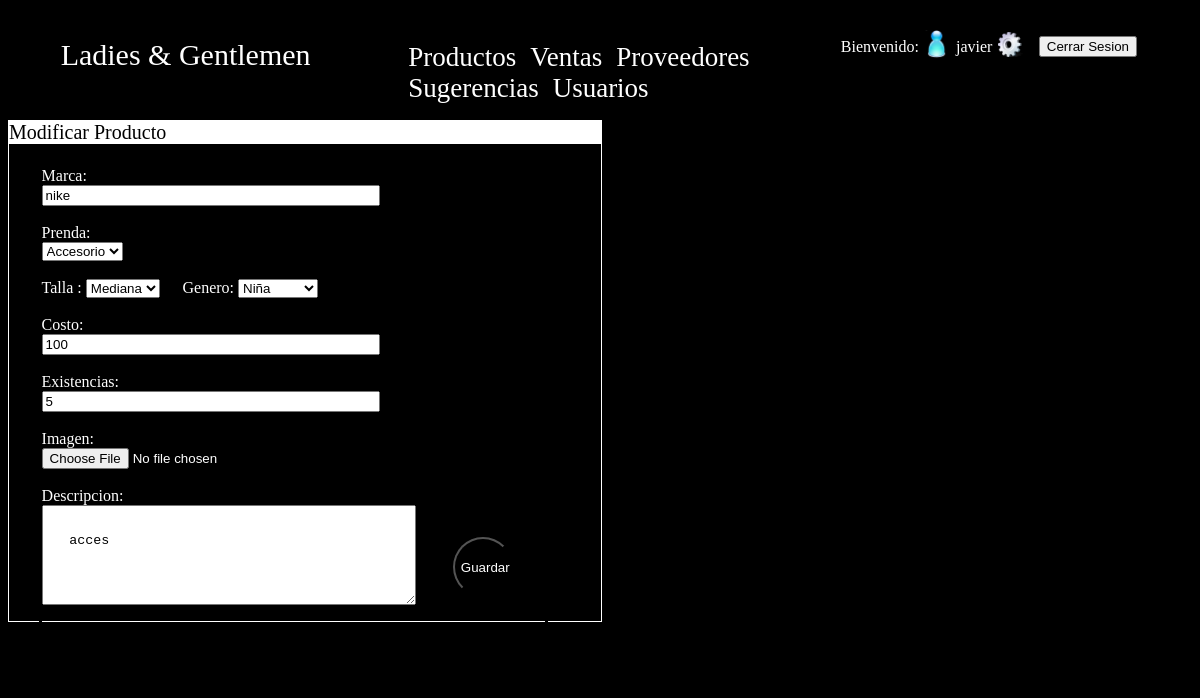
/Paginas/Admin/modproductos.php (signed in), run on the app's committed database.
### tables this page shows
CREATE TABLE `productos` (
  `IdProducto` int(11) NOT NULL AUTO_INCREMENT,
  `marca` varchar(20) NOT NULL,
  `nombre` varchar(40) NOT NULL,
  `talla` varchar(8) NOT NULL,
  `genero` varchar(10) NOT NULL,
  `costo` float(10,0) NOT NULL,
  `existencia` int(7) NOT NULL,
  `imagen` varchar(200) NOT NULL,
  `descripcion` varchar(500) NOT NULL,
  PRIMARY KEY (`IdProducto`)
);

### Paginas/Admin/modproductos.php (the view, shortened to what this page needs)
<!DOCTYPE html>
<html>
   <head>
      <link rel="stylesheet" href="../../Estilos/estiloHome.css">
      <link rel="stylesheet" href="../../Estilos/estiloAdmin.css">
   </head>
   <body>
      <section id="seccion1">
         <p id="titulo">Ladies & Gentlemen</p>
         <br>
      </section>
      <section id="seccion2">
         <nav>
            <br>
            <ul id="menu">
               <li class="opcionmenu" ><a href="productos.php">Productos</a></li>
               <li class="opcionmenu" ><a href="ventas.php">Ventas</a></li>
               <li class="opcionmenu" ><a href="proveedores.php">Proveedores</a></li>
               <li class="opcionmenu" ><a href="sugerencias.php">Sugerencias</a></li>
               <li class="opcionmenu" ><a href="usuario.php">Usuarios</a></li>
            </ul>
         </nav>
      </section>
<form action="../procesar/login.php" method="post">
 <table  class="tabla">
             <tr>
               <td>Bienvenido:</td>
               <td><img alt="usuario" width="25" src="../../Imagenes/usuario.png"></td>
    <?php
    $nickname=$_SESSION['usuario'];
    echo "<td>$nickname</td>"; ?>
                <td><a href="modusuario.php"><img alt="config" width="25" src="../../Imagenes/config.png"></a></td> &emsp13;
               <td> &emsp13; <button name="sesion" value="1">Cerrar Sesion</button></td>
               </tr>
               </table>
</form>
      <center>
        <form id='formularioModificacion' method='POST' enctype='multipart/form-data' action='../procesar/modificar.php'>
      <?php
       $conexion=mysqli_connect(config::$servidor,config::$usuario,config::$password,config::$baseDeDatos);
       $consulta=mysqli_query($conexion, "SELECT * FROM productos");
       while($fila = mysqli_fetch_array($consulta)){
        $marca=$fila[1];
        $nombre=$fila[2];
        $talla=$fila[3];
        $genero=$fila[4];
        $costo=$fila[5];
        $existencia=$fila[6];
        $imagen=$fila[7];
        $descripcion=$fila[8];
       }
?>
<?php
        echo
       " <div id='regProductos' class='reg'>
               <p>Modificar Producto</p>
               <div class='cajausuario'>
                  Marca: <br>
                  <input class='caja' type=text name='marca' id='marca' maxlength='150' placeholder='marca' width='275' value='$marca' onkeypress='return sololetrasconespacios(event)' onpaste='return false'><br><br>
                   Prenda: <br>"
                   ?>
                   <?php
                   $opcion1='';
                   $opcion2='';
                   $opcion3='';
                   $opcion4='';
                   $opcion5='';
                   $opcion6='';
                   $opcion7='';
                   $opcion8='';
                   $opcion9='';
                     if($nombre=='Accesorio'){$opcion9='selected';}
                   ?>
                   <?php
                 echo  "<select name='nombre' id='nombre' value='$nombre'>
                     <option $opcion1>Playera</option>
                     <option $opcion2>Blusa</option>
                     <option $opcion3>Jeans</option>
                     <option $opcion4>Pantalon</option>
                     <option $opcion5>Vestido</option>
                     <option $opcion6>Camisa</option>
                     <option $opcion7>Falda</option>
                     <option $opcion8>Short</option>
                     <option $opcion9>Accesorio</option>
                  </select><br><br>"
                    ?>
                    <?php
                    $opcion10='';
                    $opcion11='';
                    $opcion12='';
                    if($talla=='Mediana'){$opcion11='selected';}
                    ?>
                    <?php
                  echo "Talla :
                  <select name='talla' id='talla' value='$talla'>
                     <option $opcion10>Chica</option>
                     <option $opcion11>Mediana</option>
                     <option $opcion12>Grande</option>
                  </select>
                  &emsp13; &emsp13; "
                  ?>
                  <?php
                   $opcion13='';
                    $opcion14='';
                    $opcion15='';
                    if($genero=='Niña'){$opcion15='selected';}
                  ?>
                   <?php
                   echo
                 " Genero:
                  <select name='genero' id='genero' value='$genero'>
                     <option selected='value';>Caballero</option>
                     <option $opcion13>Dama</option>
                     <option $opcion14>Niño</option>
                     <option $opcion15>Niña</option>
                  </select>
                  <br><br>
                  Costo:<br>
                  <input class='caja' type=text name='costo' id='costo' maxlength='' placeholder='costo' value='$costo' onkeypress='return decimales(event)' onpaste='return false'><br><br>
                  Existencias:<br>
                  <input class='caja' type=text name='existencia' id='existencia' maxlength='' placeholder='existencia' value='$existencia' onkeypress='return solonumeros(event)' onpaste='return false'><br><br>
                    Imagen:<br>
                    <input class='caja' type='file' name='foto' accept='image' value='$imagen'/>
                    <br><br>
                    Descripcion:<br>
                    <textarea name='descripcion' id='descripcion' class ='descripcion' rows='3' cols='38' placeholder='Descripion del articulo' onkeypress='return sololetrasconespacios(event)' onpaste='return false'>$descripcion</textarea>
                    <section class='contenedorbtn'>
                  <button class='btnguardar'>Guardar</button>
               </section>
               </div>"
               ?>
            </form>
      </center>
   </body>
</html>

### Estilos/estiloHome.css (style rules this page uses)
body { background-color: black; color: white; }
#seccion1 { float: left; width: 30%; }
#seccion2 { float: left; width: 40%; }
#titulo { text-align: center; font-size: 30px; font-family: Vivaldi; }
.opcionmenu { display: inline; padding: 5px; font-family: Kunstler Script; font-size: 27px; }
.opcionmenu a { text-decoration:none; color:white; }
div { clear: both; }

### Estilos/estiloAdmin.css (style rules this page uses)
div { width: 85%; height: 500px; border:solid white 1px; margin-top: 0%; //background: red; }
form p { width: 100%; float: left; background-color: white; color: black; margin-top: 0px; font-size: 20px; }
form { text-align: left; }
.cajausuario { text-align: left; float: left; margin-left: 5%; border: solid black; }
.caja { width: 330px; }
#regProductos, #regProveedores, #regSugerencia, #regUsuario, #regVenta { width: 50%; height: 500px; display: block; }
.reg { width: 50%; }
.descripcion { padding: 2em; }
.btnguardar { float: right; margin: 2em; border-radius: 50%; color: white; background-color: black; width: 60px; height: 60px; margin:0px; }
.contenedorbtn { float: right; margin: 2em; width: 60px; height: 60px; border-radius: 50%; overflow: visible; box-shadow: 0px 0px 0px 20px rgba(255,255,255, 0); transition: box-shadow 0.4s; }
table { text-align: center; //border-collapse: collapse; }
table td { border: solid 1px white; }
.tabla td { border: solid 1px black; }

### data on the page
productos: marca "nike", nombre "Accesorio", talla "Mediana", genero "Niña", costo "100", existencia "5", descripcion "acces"

### other printed values
$nickname "javier"
